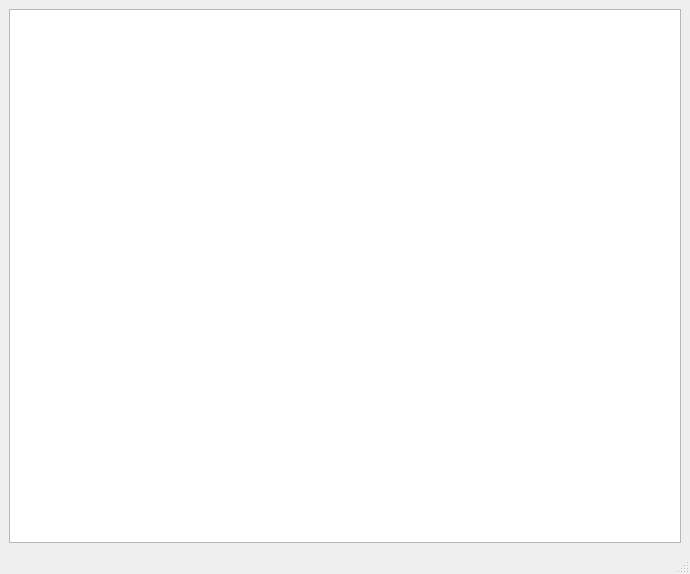
<?xml version="1.0" encoding="UTF-8"?>
<ui version="4.0">
 <class>MainWindow_TestCaseViewer</class>
 <widget class="QMainWindow" name="MainWindow_TestCaseViewer">
  <property name="geometry">
   <rect>
    <x>0</x>
    <y>0</y>
    <width>690</width>
    <height>574</height>
   </rect>
  </property>
  <property name="windowTitle">
   <string>Test Case Viewer</string>
  </property>
  <widget class="QWidget" name="centralwidget">
   <layout class="QVBoxLayout" name="verticalLayout">
    <item>
     <widget class="QTextEdit" name="textEdit_viewer">
      <property name="font">
       <font>
        <family>Courier</family>
        <pointsize>10</pointsize>
       </font>
      </property>
     </widget>
    </item>
   </layout>
  </widget>
  <widget class="QMenuBar" name="menubar">
   <property name="geometry">
    <rect>
     <x>0</x>
     <y>0</y>
     <width>690</width>
     <height>20</height>
    </rect>
   </property>
  </widget>
  <widget class="QStatusBar" name="statusbar"/>
 </widget>
 <resources/>
 <connections/>
</ui>
